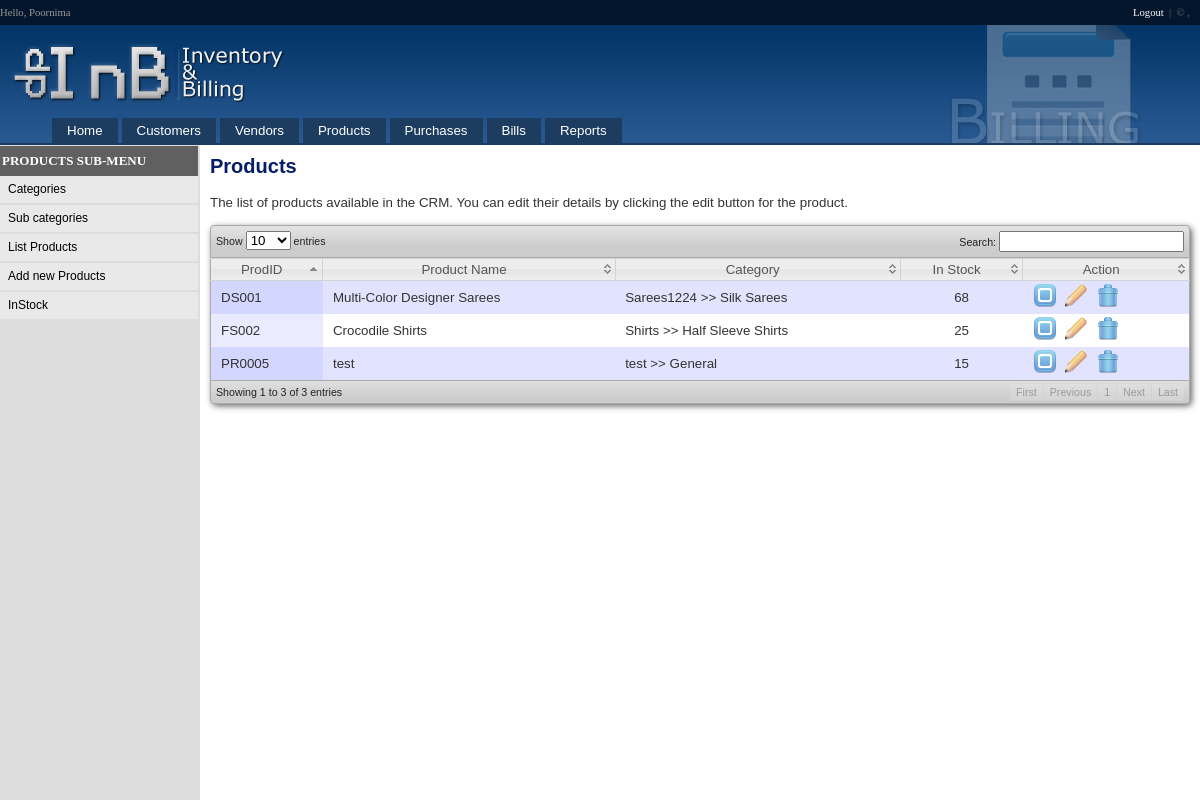
The page /Source/listProducts.php (signed in) on the database its author committed.
### tables this page shows
CREATE TABLE IF NOT EXISTS `products` (
  `productID` int(11) NOT NULL AUTO_INCREMENT,
  `productName` varchar(500) NOT NULL,
  `Description` text NOT NULL,
  `subCategoryID` int(11) NOT NULL,
  `isCategoryDirect` tinyint(1) DEFAULT '0',
  `image` varchar(255) DEFAULT NULL,
  `uniqueReference` varchar(25) NOT NULL,
  `vendorID` int(11) DEFAULT NULL,
  `status` tinyint(1) DEFAULT '1',
  `addedOn` timestamp NOT NULL DEFAULT CURRENT_TIMESTAMP,
  PRIMARY KEY (`productID`),
  UNIQUE KEY `uniqueReference` (`uniqueReference`)
);

CREATE TABLE IF NOT EXISTS `subcategories` (
  `subCategoryID` int(11) NOT NULL AUTO_INCREMENT,
  `subCategoryName` varchar(250) NOT NULL,
  `categoryID` int(11) NOT NULL,
  `status` smallint(6) DEFAULT '1',
  `misc` varchar(255) DEFAULT NULL,
  PRIMARY KEY (`subCategoryID`)
);

### Source/listProducts.php (the view, shortened to what this page needs)
<?php
$showSubMenu = true;
$pgGroup = "Products";
include_once("includes/header.php");
$result = mysql_query("select a.productID,a.productName,a.uniqueReference,(select sum(quantity) from stocks where productID=a.productID)inStock,b.subCategoryName,(select categoryName from categories where categoryID=b.categoryID)categoryName from products as a, subcategories as b where b.subCategoryID=a.subCategoryID and a.status=1");
?>
<script type="text/javascript">
function confirmDeletion(name)
{
	return confirm("Are you sure you want to delete \""+name+"\" ?");
}
</script>
<h2>Products</h2>
The list of products available in the CRM. You can edit their details by clicking the edit button for the product.<br />
<br />
<table cellpadding="0" cellspacing="0" border="0" class="display" id="example">
	<thead>
		<tr>
			<th>ProdID</th>
			<th>Product Name</th>
			<th>Category</th>
			<th>In Stock</th>
			<th>Action</th>
		</tr>
	</thead>
	<tbody>
    <?php
	while($row=mysql_fetch_array($result))
	{
	?>
    <tr><td><?=$row["uniqueReference"] ?></td>
    <td><?=$row["productName"] ?></td>
    <td><?=$row["categoryName"] ?> >> <?=$row["subCategoryName"] ?></td>
    <td align="center"><?=$row["inStock"]!=""?$row["inStock"]:"0" ?></td>
    <td><a href="<?=BASEDIR ?>viewProduct.php?productID=<?=$row["productID"]?>"><img src="images/001_07.png" alt="View" title="View" /></a>&nbsp;&nbsp;<a href="<?=BASEDIR ?>newProduct.php?id=<?=$row["productID"]?>"><img src="<?=BASEDIR ?>images/001_45.png" alt="Edit" title="Edit" /></a>&nbsp;&nbsp;<a href="<?=BASEDIR ?>functions.php?action=deleteProduct&id=<?=$row["productID"]?>" onclick="return confirmDeletion('<?=$row["productName"] ?>')"><img src="<?=BASEDIR ?>images/001_49.png" alt="Delete" title="Delete" /></a></td>
    </tr>
    <?php } ?>
	</tbody>
</table>
<?php
include_once("includes/footer.php");
?>

### Source/includes/header.php (shortened to what this page needs)
<html>
<head>
<link rel="stylesheet" id="style-css" href="<?=BASEDIR?>css/style.css" type="text/css" media="screen">
<link rel="stylesheet" id="style-css" href="<?=BASEDIR?>css/style_p.css" type="text/css" media="print">
</head>
<body>
<table width="100%" height="100%" cellpadding="0" cellspacing="0" border="0" class="layout">
  <tr>
    <td colspan="2" height="25" class="top1"><div id="rightFloat" style="float:right; margin-right:10px">
    <?php if(isset($_SESSION["user_id"])) { ?>
    <a href="<?=BASEDIR ?>logout.php">Logout</a>
    <?php } ?>
    &nbsp;|&nbsp; &copy; <?=COPYRIGHTYEAR ?>, <?=COPYRIGHTNAME ?></div><?php if(isset($_SESSION["user_name"])) { ?>Hello, <?php echo $_SESSION["user_name"]; ?><?php } ?></td>
  </tr>
  <tr class="top">
    <td colspan="2" height="120" class="top" valign="bottom"><img src="images/logo.png" alt="InB" border="0" /><br/>
<?php
if(!$DoNotCheckSession)
{
?>
      <div>
        <ul class="menu">
          <li><a href="<?=BASEDIR?>home.php">Home</a></li>
          <?php if($_SESSION["user_accessKeys"]["Customers"]) { ?><li><a href="<?=BASEDIR ?>listCustomers.php">Customers</a></li><?php } ?>
          <?php if($_SESSION["user_accessKeys"]["Vendors"]) { ?><li><a href="<?=BASEDIR ?>listVendors.php">Vendors</a></li><?php } ?>
          <?php if($_SESSION["user_accessKeys"]["Products"]) { ?><li><a href="<?=BASEDIR ?>listProducts.php">Products</a></li><?php } ?>
          <?php if($_SESSION["user_accessKeys"]["Purchases"]) { ?><li><a href="<?=BASEDIR ?>listPO.php">Purchases</a></li><?php } ?>
          <?php if($_SESSION["user_accessKeys"]["Bills"]) { ?><li><a href="<?=BASEDIR ?>listBills.php">Bills</a></li><?php } ?>
          <?php if($_SESSION["user_accessKeys"]["Reports"]) { ?><li><a href="<?=BASEDIR ?>reports.php">Reports</a></li><?php } ?>
        </ul>
      </div>
 <?php }  ?>
 </td>
  </tr>
  <tr>
  <?php if($showSubMenu) { ?>
  <td width="200" valign="top" class="left">
  	<?php if(isset($pgGroup)) {
	include_once("sm".$pgGroup.".php");
	} ?>
    </td>
    <td valign="top" style="padding:10px;" class="right">
   <?php } else { ?>
   <td colspan="2" valign="middle" align="center" class="right">
   <?php } ?>

### Source/smProducts.php
<div class="urbangreymenu">
<h3 class="headerbar">Products Sub-menu</h3>
<ul class="submenu">
  <li><a href="<?=BASEDIR ?>listCategories.php">Categories</a></li>
  <li><a href="<?=BASEDIR ?>listSubCategories.php">Sub categories</a></li>
  <li><a href="<?=BASEDIR ?>listProducts.php">List Products</a></li>
  <li><a href="<?=BASEDIR ?>newProduct.php">Add new Products</a></li>
  <li><a href="#C2/">InStock</a></li>
</ul>
</div>

### Source/includes/footer.php (shortened to what this page needs)
</td></tr>
</table>
</body>
</html>

### Source/css/style.css (style rules this page uses)
body { margin:0px; font-family:Verdana, Arial, Helvetica, sans-serif; overflow-y:scroll; }
a { text-decoration:none; }
table { font-size:10pt; }
ul.menu { list-style:none; margin:0px; margin-top:15px; }
ul.menu li { background-color:#1c3d60; float:left; color:#FFFFFF; margin:0px 2px; }
ul.menu li a { background-color:#1c3d60; padding:5px 15px; float:left; color:#FFFFFF; text-decoration:none; }
.urbangreymenu { width: 198px; }
.urbangreymenu .headerbar { font: bold 13px Verdana; color: white; background: #606060 url(arrowstop.gif) no-repeat 8px 6px; margin-top:1px; margin-bottom: 0; text-transform: uppercase; padding: 7px 0 7px 2px; }
.urbangreymenu ul { list-style-type: none; margin: 0; padding: 0; margin-bottom: 0; }
.urbangreymenu ul li { padding-bottom: 2px; }
.urbangreymenu ul li a { font: normal 12px Arial; color: black; background: #E9E9E9; display: block; padding: 5px 0; line-height: 17px; padding-left: 8px; text-decoration: none; }
table.layout { margin:0px; }
table.layout tr td.top1 { background-color:#04162c; color:#999999; font-size:8pt; font-family:Tahoma; }
table.layout tr.top { background-image:url(../images/top_bg.png); background-repeat:repeat-x; background-position:bottom center; background-color:#033568; }
table.layout tr td.top { border-bottom:2px solid #1c3d60; padding:10px 10px 0px 10px; background-image:url(../images/billingImg.png); background-repeat:no-repeat; background-position:right bottom; }
table.layout tr td.left { background-color:#DDD; }
table.layout tr td.right, table { color:#333333; }
table.layout tr td.right h2 { color:#061D68; }
div#rightFloat { color:#666666; }
div#rightFloat a { color:#FFFFFF; }

### Source/css/style_p.css (style rules this page uses)
table.layout { margin:0px; padding:0px; height:auto; color:#000000; }
table.layout tr td.top1 { display:none; height:0px; border:1px solid black; }
table.layout tr td.top { display:none; height:0px; }
table.layout tr td.left { display:none; width:0px; }
table.layout tr td.right, table { color:#FFFFFF; vertical-align:top; color:#000000; }
thead { display: table-header-group; }
tbody { display: table-row-group; }
tr { page-break-inside: avoid; }

### Source/css/demo_table_jui.css (style rules this page uses)
table.display thead th { padding: 3px 0px 3px 10px; cursor: pointer; * cursor: hand; }
table.display { margin: 0 auto; width: 100%; clear: both; border-collapse: collapse; }
table.display td { padding: 3px 10px; }
tr.odd { background-color: #E2E4FF; }
tr.even { background-color: white; }
tr.odd td.sorting_1 { background-color: #D3D6FF; }
tr.even td.sorting_1 { background-color: #EAEBFF; }

### Source/includes/header.php (style rules this page uses)
#example tbody { border-left: 1px solid #AAA; border-right: 1px solid #AAA; }
#example thead th:first-child { border-left: 1px solid #AAA; }
#example thead th:last-child { border-right: 1px solid #AAA; }

### rows shown on the page
products: uniqueReference "DS001", productName "Multi-Color Designer Sarees", categoryName "Sarees1224", subCategoryID.subCategoryName "Silk Sarees", inStock "68"
products: uniqueReference "FS002", productName "Crocodile Shirts", categoryName "Shirts", subCategoryID.subCategoryName "Half Sleeve Shirts", inStock "25"
products: uniqueReference "PR0005", productName "test", categoryName "test", subCategoryID.subCategoryName "General", inStock "15"

### other values the page prints
$_SESSION["user_name"] "Poornima"
